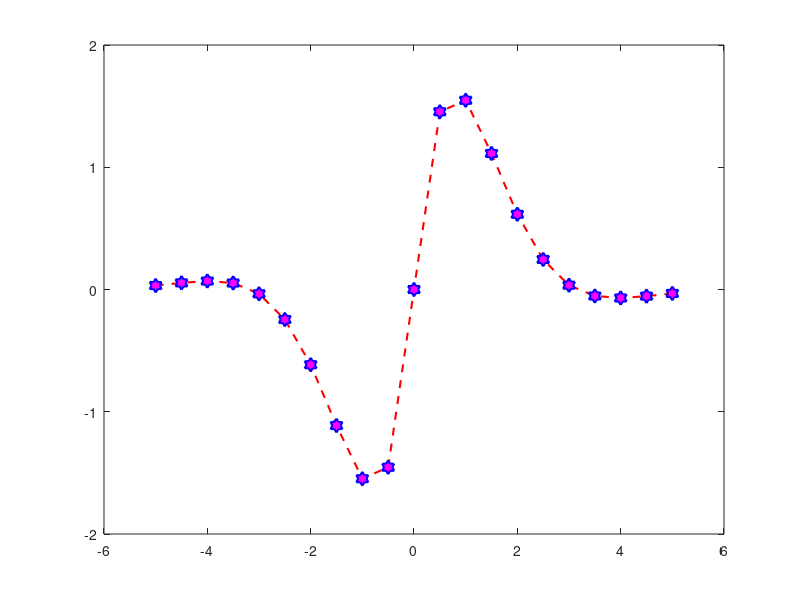

MATLAB code for this plot:
x=-5:0.5:5;
y=5.*exp(-abs(x)).*sin(x);
figure;
plot(x,y,'--hr','LineWidth',1.5,'MarkerEdgeColor','b','MarkerFaceColor','m','MarkerSize',10)
